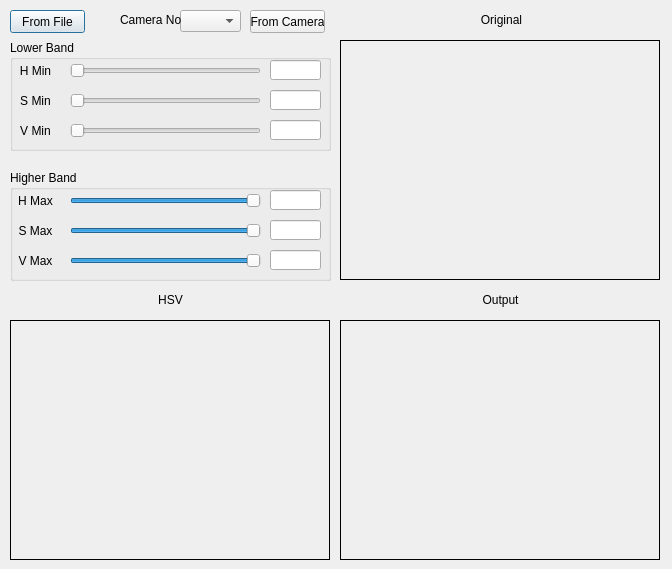
<?xml version="1.0" encoding="UTF-8"?>
<ui version="4.0">
 <class>Dialog</class>
 <widget class="QDialog" name="Dialog">
  <property name="geometry">
   <rect>
    <x>0</x>
    <y>0</y>
    <width>672</width>
    <height>569</height>
   </rect>
  </property>
  <property name="sizePolicy">
   <sizepolicy hsizetype="Fixed" vsizetype="Fixed">
    <horstretch>0</horstretch>
    <verstretch>0</verstretch>
   </sizepolicy>
  </property>
  <property name="windowTitle">
   <string>Thresholder</string>
  </property>
  <widget class="QLabel" name="lblOriginal">
   <property name="geometry">
    <rect>
     <x>340</x>
     <y>40</y>
     <width>320</width>
     <height>240</height>
    </rect>
   </property>
   <property name="frameShape">
    <enum>QFrame::Box</enum>
   </property>
   <property name="text">
    <string/>
   </property>
  </widget>
  <widget class="QLabel" name="lblHSV">
   <property name="geometry">
    <rect>
     <x>10</x>
     <y>320</y>
     <width>320</width>
     <height>240</height>
    </rect>
   </property>
   <property name="frameShape">
    <enum>QFrame::Box</enum>
   </property>
   <property name="text">
    <string/>
   </property>
  </widget>
  <widget class="QLabel" name="lblOutput">
   <property name="geometry">
    <rect>
     <x>340</x>
     <y>320</y>
     <width>320</width>
     <height>240</height>
    </rect>
   </property>
   <property name="frameShape">
    <enum>QFrame::Box</enum>
   </property>
   <property name="text">
    <string/>
   </property>
  </widget>
  <widget class="QLabel" name="label_4">
   <property name="geometry">
    <rect>
     <x>346</x>
     <y>10</y>
     <width>311</width>
     <height>20</height>
    </rect>
   </property>
   <property name="text">
    <string>Original</string>
   </property>
   <property name="alignment">
    <set>Qt::AlignCenter</set>
   </property>
  </widget>
  <widget class="QLabel" name="label_5">
   <property name="geometry">
    <rect>
     <x>10</x>
     <y>290</y>
     <width>321</width>
     <height>20</height>
    </rect>
   </property>
   <property name="text">
    <string>HSV</string>
   </property>
   <property name="alignment">
    <set>Qt::AlignCenter</set>
   </property>
  </widget>
  <widget class="QLabel" name="label_6">
   <property name="geometry">
    <rect>
     <x>340</x>
     <y>290</y>
     <width>321</width>
     <height>20</height>
    </rect>
   </property>
   <property name="text">
    <string>Output</string>
   </property>
   <property name="alignment">
    <set>Qt::AlignCenter</set>
   </property>
  </widget>
  <widget class="QPushButton" name="btnFromFile">
   <property name="geometry">
    <rect>
     <x>10</x>
     <y>10</y>
     <width>75</width>
     <height>23</height>
    </rect>
   </property>
   <property name="text">
    <string>From File</string>
   </property>
  </widget>
  <widget class="QPushButton" name="btnFromCamera">
   <property name="geometry">
    <rect>
     <x>250</x>
     <y>10</y>
     <width>75</width>
     <height>23</height>
    </rect>
   </property>
   <property name="text">
    <string>From Camera</string>
   </property>
  </widget>
  <widget class="QGroupBox" name="groupBox">
   <property name="geometry">
    <rect>
     <x>10</x>
     <y>40</y>
     <width>321</width>
     <height>111</height>
    </rect>
   </property>
   <property name="title">
    <string>Lower Band</string>
   </property>
   <widget class="QSlider" name="sldHMin">
    <property name="geometry">
     <rect>
      <x>60</x>
      <y>20</y>
      <width>191</width>
      <height>22</height>
     </rect>
    </property>
    <property name="maximum">
     <number>179</number>
    </property>
    <property name="orientation">
     <enum>Qt::Horizontal</enum>
    </property>
   </widget>
   <widget class="QSlider" name="sldSMin">
    <property name="geometry">
     <rect>
      <x>60</x>
      <y>50</y>
      <width>191</width>
      <height>22</height>
     </rect>
    </property>
    <property name="maximum">
     <number>255</number>
    </property>
    <property name="orientation">
     <enum>Qt::Horizontal</enum>
    </property>
   </widget>
   <widget class="QSlider" name="sldVMin">
    <property name="geometry">
     <rect>
      <x>60</x>
      <y>80</y>
      <width>191</width>
      <height>22</height>
     </rect>
    </property>
    <property name="maximum">
     <number>255</number>
    </property>
    <property name="orientation">
     <enum>Qt::Horizontal</enum>
    </property>
   </widget>
   <widget class="QLineEdit" name="leHMin">
    <property name="geometry">
     <rect>
      <x>260</x>
      <y>20</y>
      <width>51</width>
      <height>20</height>
     </rect>
    </property>
   </widget>
   <widget class="QLineEdit" name="leSMin">
    <property name="geometry">
     <rect>
      <x>260</x>
      <y>50</y>
      <width>51</width>
      <height>20</height>
     </rect>
    </property>
   </widget>
   <widget class="QLineEdit" name="leVMin">
    <property name="geometry">
     <rect>
      <x>260</x>
      <y>80</y>
      <width>51</width>
      <height>20</height>
     </rect>
    </property>
   </widget>
   <widget class="QLabel" name="label_7">
    <property name="geometry">
     <rect>
      <x>0</x>
      <y>20</y>
      <width>51</width>
      <height>21</height>
     </rect>
    </property>
    <property name="text">
     <string>H Min</string>
    </property>
    <property name="alignment">
     <set>Qt::AlignCenter</set>
    </property>
   </widget>
   <widget class="QLabel" name="label_8">
    <property name="geometry">
     <rect>
      <x>0</x>
      <y>50</y>
      <width>51</width>
      <height>21</height>
     </rect>
    </property>
    <property name="text">
     <string>S Min</string>
    </property>
    <property name="alignment">
     <set>Qt::AlignCenter</set>
    </property>
   </widget>
   <widget class="QLabel" name="label_9">
    <property name="geometry">
     <rect>
      <x>0</x>
      <y>80</y>
      <width>51</width>
      <height>21</height>
     </rect>
    </property>
    <property name="text">
     <string>V Min</string>
    </property>
    <property name="alignment">
     <set>Qt::AlignCenter</set>
    </property>
   </widget>
  </widget>
  <widget class="QGroupBox" name="groupBox_2">
   <property name="geometry">
    <rect>
     <x>10</x>
     <y>170</y>
     <width>321</width>
     <height>111</height>
    </rect>
   </property>
   <property name="title">
    <string>Higher Band</string>
   </property>
   <widget class="QSlider" name="sldHMax">
    <property name="geometry">
     <rect>
      <x>60</x>
      <y>20</y>
      <width>191</width>
      <height>22</height>
     </rect>
    </property>
    <property name="maximum">
     <number>179</number>
    </property>
    <property name="value">
     <number>179</number>
    </property>
    <property name="orientation">
     <enum>Qt::Horizontal</enum>
    </property>
   </widget>
   <widget class="QSlider" name="sldSMax">
    <property name="geometry">
     <rect>
      <x>60</x>
      <y>50</y>
      <width>191</width>
      <height>22</height>
     </rect>
    </property>
    <property name="maximum">
     <number>255</number>
    </property>
    <property name="value">
     <number>255</number>
    </property>
    <property name="orientation">
     <enum>Qt::Horizontal</enum>
    </property>
   </widget>
   <widget class="QSlider" name="sldVMax">
    <property name="geometry">
     <rect>
      <x>60</x>
      <y>80</y>
      <width>191</width>
      <height>22</height>
     </rect>
    </property>
    <property name="maximum">
     <number>255</number>
    </property>
    <property name="value">
     <number>255</number>
    </property>
    <property name="orientation">
     <enum>Qt::Horizontal</enum>
    </property>
   </widget>
   <widget class="QLineEdit" name="leVMax">
    <property name="geometry">
     <rect>
      <x>260</x>
      <y>80</y>
      <width>51</width>
      <height>20</height>
     </rect>
    </property>
   </widget>
   <widget class="QLineEdit" name="leHMax">
    <property name="geometry">
     <rect>
      <x>260</x>
      <y>20</y>
      <width>51</width>
      <height>20</height>
     </rect>
    </property>
   </widget>
   <widget class="QLineEdit" name="leSMax">
    <property name="geometry">
     <rect>
      <x>260</x>
      <y>50</y>
      <width>51</width>
      <height>20</height>
     </rect>
    </property>
   </widget>
   <widget class="QLabel" name="label_10">
    <property name="geometry">
     <rect>
      <x>0</x>
      <y>20</y>
      <width>51</width>
      <height>21</height>
     </rect>
    </property>
    <property name="text">
     <string>H Max</string>
    </property>
    <property name="alignment">
     <set>Qt::AlignCenter</set>
    </property>
   </widget>
   <widget class="QLabel" name="label_11">
    <property name="geometry">
     <rect>
      <x>0</x>
      <y>80</y>
      <width>51</width>
      <height>21</height>
     </rect>
    </property>
    <property name="text">
     <string>V Max</string>
    </property>
    <property name="alignment">
     <set>Qt::AlignCenter</set>
    </property>
   </widget>
   <widget class="QLabel" name="label_12">
    <property name="geometry">
     <rect>
      <x>0</x>
      <y>50</y>
      <width>51</width>
      <height>21</height>
     </rect>
    </property>
    <property name="text">
     <string>S Max</string>
    </property>
    <property name="alignment">
     <set>Qt::AlignCenter</set>
    </property>
   </widget>
  </widget>
  <widget class="QComboBox" name="comboBox">
   <property name="geometry">
    <rect>
     <x>180</x>
     <y>10</y>
     <width>61</width>
     <height>22</height>
    </rect>
   </property>
  </widget>
  <widget class="QLabel" name="label">
   <property name="geometry">
    <rect>
     <x>120</x>
     <y>10</y>
     <width>61</width>
     <height>20</height>
    </rect>
   </property>
   <property name="text">
    <string>Camera No:</string>
   </property>
  </widget>
 </widget>
 <resources/>
 <connections/>
</ui>
